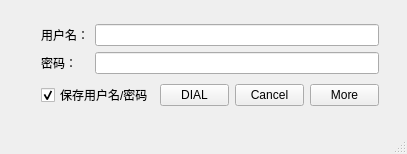
<?xml version="1.0" encoding="UTF-8"?>
<ui version="4.0">
 <class>MainWindow</class>
 <widget class="QMainWindow" name="MainWindow">
  <property name="enabled">
   <bool>true</bool>
  </property>
  <property name="geometry">
   <rect>
    <x>0</x>
    <y>0</y>
    <width>407</width>
    <height>154</height>
   </rect>
  </property>
  <property name="windowTitle">
   <string>SRUN3K Client</string>
  </property>
  <property name="windowIcon">
   <iconset>
    <normaloff>dial_128px_1119817_easyicon.net.ico</normaloff>dial_128px_1119817_easyicon.net.ico</iconset>
  </property>
  <widget class="QWidget" name="centralWidget">
   <widget class="QWidget" name="layoutWidget">
    <property name="geometry">
     <rect>
      <x>30</x>
      <y>10</y>
      <width>360</width>
      <height>111</height>
     </rect>
    </property>
    <layout class="QGridLayout" name="gridLayout_4">
     <item row="1" column="1">
      <layout class="QGridLayout" name="gridLayout_2">
       <item row="0" column="0">
        <widget class="QPushButton" name="Dial">
         <property name="text">
          <string>DIAL</string>
         </property>
        </widget>
       </item>
       <item row="0" column="1">
        <widget class="QPushButton" name="Cancel">
         <property name="text">
          <string>Cancel</string>
         </property>
        </widget>
       </item>
       <item row="0" column="2">
        <widget class="QPushButton" name="More">
         <property name="text">
          <string>More</string>
         </property>
         <property name="checkable">
          <bool>true</bool>
         </property>
        </widget>
       </item>
      </layout>
     </item>
     <item row="0" column="0" colspan="2">
      <layout class="QGridLayout" name="gridLayout">
       <item row="0" column="0">
        <widget class="QLabel" name="UserLabel">
         <property name="text">
          <string>用户名：</string>
         </property>
        </widget>
       </item>
       <item row="0" column="1">
        <widget class="QLineEdit" name="USERNAME">
         <property name="text">
          <string/>
         </property>
        </widget>
       </item>
       <item row="1" column="0">
        <widget class="QLabel" name="PassLabel">
         <property name="text">
          <string>密码：</string>
         </property>
        </widget>
       </item>
       <item row="1" column="1">
        <widget class="QLineEdit" name="PASSWORD"/>
       </item>
      </layout>
     </item>
     <item row="1" column="0">
      <widget class="QCheckBox" name="bSave">
       <property name="text">
        <string>保存用户名/密码</string>
       </property>
       <property name="checked">
        <bool>true</bool>
       </property>
      </widget>
     </item>
    </layout>
   </widget>
  </widget>
  <widget class="QStatusBar" name="statusBar"/>
 </widget>
 <layoutdefault spacing="6" margin="11"/>
 <resources/>
 <connections>
  <connection>
   <sender>Cancel</sender>
   <signal>clicked()</signal>
   <receiver>MainWindow</receiver>
   <slot>close()</slot>
   <hints>
    <hint type="sourcelabel">
     <x>276</x>
     <y>162</y>
    </hint>
    <hint type="destinationlabel">
     <x>266</x>
     <y>118</y>
    </hint>
   </hints>
  </connection>
  <connection>
   <sender>More</sender>
   <signal>toggled(bool)</signal>
   <receiver>bSave</receiver>
   <slot>setVisible(bool)</slot>
   <hints>
    <hint type="sourcelabel">
     <x>353</x>
     <y>149</y>
    </hint>
    <hint type="destinationlabel">
     <x>64</x>
     <y>152</y>
    </hint>
   </hints>
  </connection>
 </connections>
</ui>
